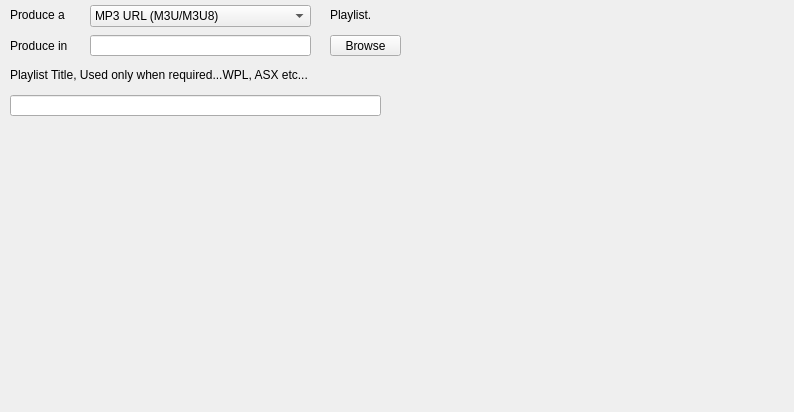
            <widget class="QWidget" name="ProductionToolBoxPage">
             <property name="geometry">
              <rect>
               <x>0</x>
               <y>0</y>
               <width>794</width>
               <height>412</height>
              </rect>
             </property>
             <attribute name="label">
              <string>Production</string>
             </attribute>
             <widget class="QLabel" name="lblExportPlaylistFormat_2">
              <property name="geometry">
               <rect>
                <x>330</x>
                <y>7</y>
                <width>71</width>
                <height>16</height>
               </rect>
              </property>
              <property name="text">
               <string>Playlist.</string>
              </property>
             </widget>
             <widget class="QLabel" name="lblExportSavePath">
              <property name="geometry">
               <rect>
                <x>10</x>
                <y>38</y>
                <width>71</width>
                <height>16</height>
               </rect>
              </property>
              <property name="text">
               <string>Produce in</string>
              </property>
             </widget>
             <widget class="QLineEdit" name="exportPlaylistTitle">
              <property name="geometry">
               <rect>
                <x>10</x>
                <y>95</y>
                <width>371</width>
                <height>21</height>
               </rect>
              </property>
             </widget>
             <widget class="QLabel" name="lblExportPlaylistTitle">
              <property name="geometry">
               <rect>
                <x>10</x>
                <y>65</y>
                <width>371</width>
                <height>20</height>
               </rect>
              </property>
              <property name="text">
               <string>Playlist Title, Used only when required...WPL, ASX etc...</string>
              </property>
             </widget>
             <widget class="QPushButton" name="btnBrowseSavePath">
              <property name="geometry">
               <rect>
                <x>330</x>
                <y>35</y>
                <width>71</width>
                <height>21</height>
               </rect>
              </property>
              <property name="toolTip">
               <string>Shows save file dialog...</string>
              </property>
              <property name="text">
               <string>Browse</string>
              </property>
              <property name="icon">
               <iconset resource="resources.qrc">
                <normaloff>:/icons/browse.ico</normaloff>:/icons/browse.ico</iconset>
              </property>
             </widget>
             <widget class="QLabel" name="lblExportPlaylistFormat_1">
              <property name="geometry">
               <rect>
                <x>10</x>
                <y>7</y>
                <width>71</width>
                <height>16</height>
               </rect>
              </property>
              <property name="text">
               <string>Produce a</string>
              </property>
             </widget>
             <widget class="QLineEdit" name="exportSavePath">
              <property name="geometry">
               <rect>
                <x>90</x>
                <y>35</y>
                <width>221</width>
                <height>21</height>
               </rect>
              </property>
             </widget>
             <widget class="QComboBox" name="exportPlaylistFormat">
              <property name="geometry">
               <rect>
                <x>90</x>
                <y>5</y>
                <width>221</width>
                <height>22</height>
               </rect>
              </property>
              <item>
               <property name="text">
                <string>MP3 URL (M3U/M3U8)</string>
               </property>
              </item>
              <item>
               <property name="text">
                <string>PLS (SHOUTcast)</string>
               </property>
              </item>
              <item>
               <property name="text">
                <string>XML Shareable Playlist Format</string>
               </property>
              </item>
              <item>
               <property name="text">
                <string>JSON Shareable Playlist Format</string>
               </property>
              </item>
              <item>
               <property name="text">
                <string>Microsoft Windows Media Player</string>
               </property>
              </item>
              <item>
               <property name="text">
                <string>Advanced Stream Redirector (ASX)</string>
               </property>
              </item>
              <item>
               <property name="text">
                <string>Media Player Classic</string>
               </property>
              </item>
              <item>
               <property name="text">
                <string>B4S (Old Winamp)</string>
               </property>
              </item>
              <item>
               <property name="text">
                <string>Professional HTML Document</string>
               </property>
              </item>
              <item>
               <property name="text">
                <string>Text Document</string>
               </property>
              </item>
             </widget>
            </widget>
